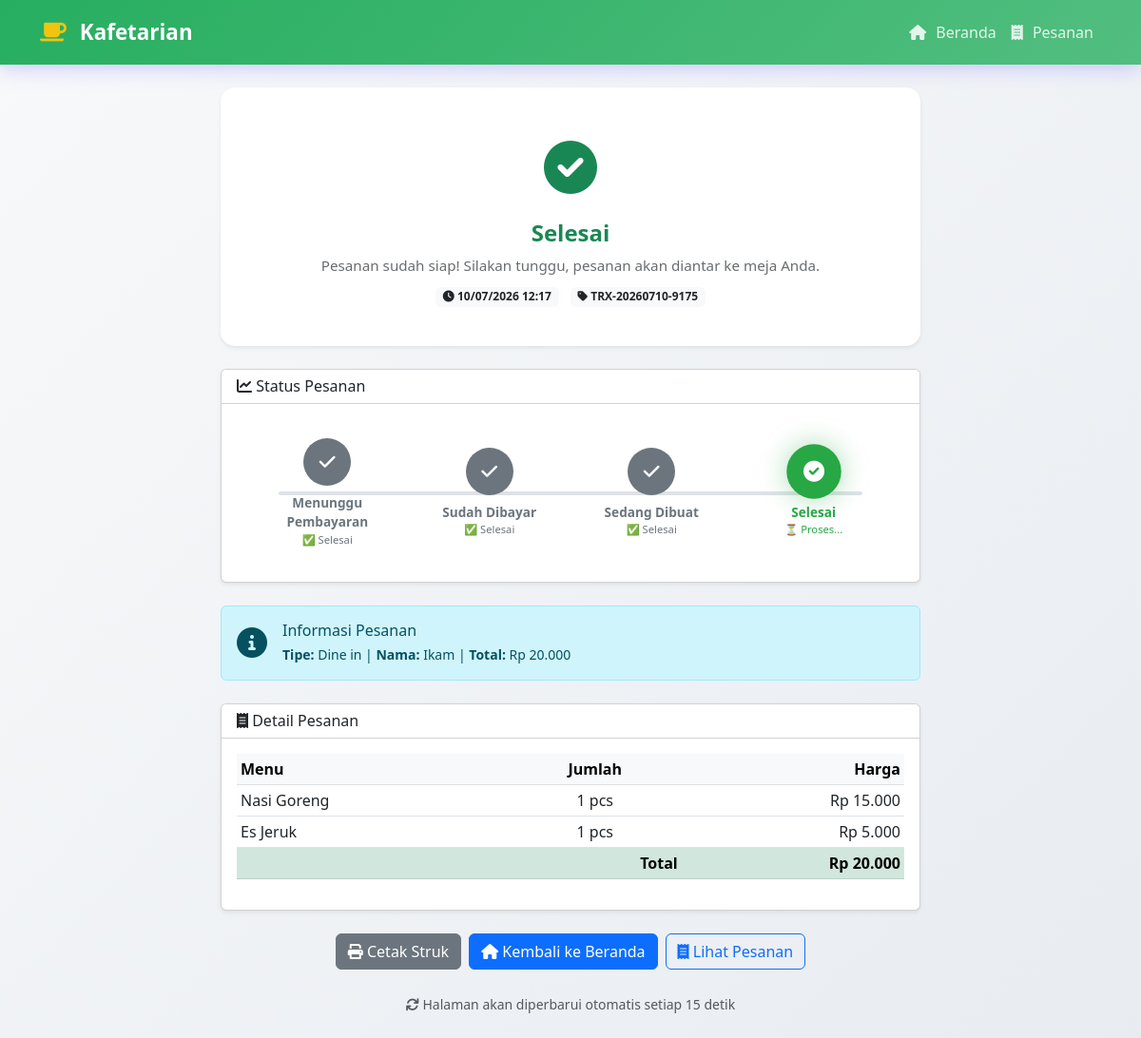
Page /konfirmasi.php?trx=TRX-20260710-9175 on the committed database.
### tables this page shows
CREATE TABLE `pesanan` (
  `id` int(11) NOT NULL,
  `trx_id` varchar(20) NOT NULL,
  `nama_pemesan` varchar(100) NOT NULL,
  `tipe` enum('dine-in','take-away') NOT NULL,
  `total_harga` decimal(10,2) NOT NULL,
  `status` enum('dikirim','dibayar','dibuat','selesai') DEFAULT 'dikirim',
  `created_at` timestamp NOT NULL DEFAULT current_timestamp()
);

CREATE TABLE `detail_pesanan` (
  `id` int(11) NOT NULL,
  `pesanan_id` int(11) DEFAULT NULL,
  `menu_id` int(11) DEFAULT NULL,
  `jumlah` int(11) NOT NULL,
  `subtotal` decimal(10,2) NOT NULL
);

CREATE TABLE `menu` (
  `id` int(11) NOT NULL,
  `nama` varchar(100) NOT NULL,
  `kategori` enum('makanan','minuman') NOT NULL,
  `harga` decimal(10,2) NOT NULL,
  `thumbnail` varchar(255) DEFAULT NULL,
  `created_at` timestamp NOT NULL DEFAULT current_timestamp()
);

### konfirmasi.php (the view, shortened to what this page needs)
<?php
require_once 'config/database.php';
$trx_id = $_GET['trx'] ?? '';
$stmt = $pdo->prepare("
    SELECT p.*,
           GROUP_CONCAT(CONCAT(m.nama, ' (', d.jumlah, ' pcs)') SEPARATOR ', ') as detail
    FROM pesanan p
    LEFT JOIN detail_pesanan d ON p.id = d.pesanan_id
    LEFT JOIN menu m ON d.menu_id = m.id
    WHERE p.trx_id = ?
    GROUP BY p.id
");
$stmt->execute([$trx_id]);
$pesanan = $stmt->fetch(PDO::FETCH_ASSOC);
$stmt = $pdo->prepare("
    SELECT m.nama, d.jumlah, d.subtotal
    FROM detail_pesanan d
    JOIN menu m ON d.menu_id = m.id
    WHERE d.pesanan_id = ?
");
$stmt->execute([$pesanan['id']]);
$items = $stmt->fetchAll(PDO::FETCH_ASSOC);
$currentStatus = $pesanan['status'];
$statuses = [
    'dikirim' => [
        'label' => 'Menunggu Pembayaran',
        'icon' => 'fa-clock',
        'color' => 'warning',
        'desc' => 'Silakan lanjutkan ke kasir untuk melakukan pembayaran.'
    ],
    'dibayar' => [
        'label' => 'Sudah Dibayar',
        'icon' => 'fa-money-bill',
        'color' => 'primary',
        'desc' => 'Pembayaran telah diterima. Pesanan sedang diproses oleh dapur.'
    ],
    'dibuat' => [
        'label' => 'Sedang Dibuat',
        'icon' => 'fa-utensils',
        'color' => 'warning',
        'desc' => 'Pesanan Anda sedang diproses oleh dapur. Mohon tunggu.'
    ],
    'selesai' => [
        'label' => 'Selesai',
        'icon' => 'fa-check-circle',
        'color' => 'success',
        'desc' => $pesanan['tipe'] == 'dine-in'
            ? 'Pesanan sudah siap! Silakan tunggu, pesanan akan diantar ke meja Anda.'
            : 'Pesanan sudah siap! Silakan ambil di kasir.'
    ]
];
$statusInfo = $statuses[$currentStatus] ?? $statuses['dikirim'];
$steps = [
    'dikirim' => ['label' => 'Menunggu Pembayaran', 'icon' => 'fa-clock'],
    'dibayar' => ['label' => 'Sudah Dibayar', 'icon' => 'fa-money-bill'],
    'dibuat' => ['label' => 'Sedang Dibuat', 'icon' => 'fa-utensils'],
    'selesai' => ['label' => 'Selesai', 'icon' => 'fa-check-circle']
];
$activeStep = array_search($currentStatus, array_keys($steps));
?>
<?php include 'includes/header.php'; ?>
<nav class="navbar navbar-expand-lg navbar-custom sticky-top">
    <div class="container">
        <a class="navbar-brand" href="index.php">
            <i class="fas fa-coffee"></i> <?php echo htmlspecialchars($settings['nama_toko'] ?? 'Kafetamin'); ?>
        </a>
        <div class="collapse navbar-collapse" id="navbarNav">
            <ul class="navbar-nav ms-auto align-items-center">
                <li class="nav-item"><a class="nav-link" href="index.php"><i class="fas fa-home"></i> Beranda</a></li>
                <li class="nav-item"><a class="nav-link" href="pesanan.php"><i class="fas fa-receipt"></i> Pesanan</a></li>
            </ul>
        </div>
    </div>
</nav>
<div class="container main-content py-4">
    <div class="row justify-content-center">
        <div class="col-lg-8 col-md-10">
            <div class="card status-card shadow-sm border-<?php echo $statusInfo['color']; ?> mb-4">
                <div class="card-body">
                    <div class="status-icon text-<?php echo $statusInfo['color']; ?>">
                        <i class="fas <?php echo $statusInfo['icon']; ?>"></i>
                    </div>
                    <div class="status-label text-<?php echo $statusInfo['color']; ?>">
                        <?php echo $statusInfo['label']; ?>
                    </div>
                    <p class="status-desc text-muted"><?php echo $statusInfo['desc']; ?></p>
                    <div class="mt-2">
                        <span class="badge bg-light text-dark">
                            <i class="fas fa-clock"></i>
                            <?php echo date('d/m/Y H:i', strtotime($pesanan['created_at'])); ?>
                        </span>
                        <span class="badge bg-light text-dark ms-2">
                            <i class="fas fa-tag"></i>
                            <?php echo htmlspecialchars($pesanan['trx_id']); ?>
                        </span>
                    </div>
                </div>
            </div>
            <div class="card shadow-sm mb-4">
                <div class="card-header bg-white">
                    <h6 class="mb-0"><i class="fas fa-chart-line"></i> Status Pesanan</h6>
                </div>
                <div class="card-body">
                    <div class="timeline-horizontal">
                        <?php
                        $stepIndex = 0;
                        foreach ($steps as $key => $step):
                            $isCompleted = $stepIndex < $activeStep;
                            $isCurrent = $stepIndex == $activeStep;
                            if ($isCompleted) {
                                $statusClass = 'completed';
                            } elseif ($isCurrent) {
                                $statusClass = 'active';
                            } else {
                                $statusClass = 'pending';
                            }
                            $icon = $isCompleted ? 'fa-check' : $step['icon'];
                        ?>
                            <div class="step">
                                <div class="step-icon <?php echo $statusClass; ?>">
                                    <i class="fas <?php echo $icon; ?>"></i>
                                </div>
                                <div class="step-info">
                                    <div class="step-label <?php echo $statusClass; ?>">
                                        <?php echo $step['label']; ?>
                                    </div>
                                    <div class="step-sub <?php echo $statusClass; ?>">
                                        <?php
                                        if ($isCompleted) echo '✅ Selesai';
                                        elseif ($isCurrent) echo '⏳ Proses...';
                                        else echo '⏰ Menunggu';
                                        ?>
                                    </div>
                                </div>
                            </div>
                        <?php
                            $stepIndex++;
                        endforeach;
                        ?>
                    </div>
                </div>
            </div>
            <div class="alert alert-info mb-4">
                <div class="d-flex align-items-center">
                    <i class="fas fa-info-circle fa-2x me-3"></i>
                    <div>
                        <h6 class="mb-1">Informasi Pesanan</h6>
                        <p class="mb-0 small">
                            <strong>Tipe:</strong> <?php echo ucfirst(str_replace('-', ' ', $pesanan['tipe'])); ?> |
                            <strong>Nama:</strong> <?php echo htmlspecialchars($pesanan['nama_pemesan']); ?> |
                            <strong>Total:</strong> Rp <?php echo number_format($pesanan['total_harga'], 0, ',', '.'); ?>
                        </p>
                    </div>
                </div>
            </div>
            <div class="card shadow-sm mb-4">
                <div class="card-header bg-white">
                    <h6 class="mb-0"><i class="fas fa-receipt"></i> Detail Pesanan</h6>
                </div>
                <div class="card-body">
                    <div class="table-responsive">
                        <table class="table table-sm">
                            <thead class="table-light">
                                <tr>
                                    <th>Menu</th>
                                    <th class="text-center">Jumlah</th>
                                    <th class="text-end">Harga</th>
                                </tr>
                            </thead>
                            <tbody>
                                <?php foreach ($items as $item): ?>
                                <tr>
                                    <td><?php echo htmlspecialchars($item['nama']); ?></td>
                                    <td class="text-center"><?php echo $item['jumlah']; ?> pcs</td>
                                    <td class="text-end">Rp <?php echo number_format($item['subtotal'], 0, ',', '.'); ?></td>
                                </tr>
                                <?php endforeach; ?>
                            </tbody>
                            <tfoot>
                                <tr class="table-success fw-bold">
                                    <td colspan="2" class="text-end">Total</td>
                                    <td class="text-end">Rp <?php echo number_format($pesanan['total_harga'], 0, ',', '.'); ?></td>
                                </tr>
                            </tfoot>
                        </table>
                    </div>
                </div>
            </div>
            <div class="d-flex gap-2 flex-wrap justify-content-center">
                <a href="print_struk.php?trx_id=<?php echo $pesanan['trx_id']; ?>" target="_blank" class="btn btn-secondary">
                    <i class="fas fa-print"></i> Cetak Struk
                </a>
                <a href="index.php" class="btn btn-primary">
                    <i class="fas fa-home"></i> Kembali ke Beranda
                </a>
                <a href="pesanan.php" class="btn btn-outline-primary">
                    <i class="fas fa-receipt"></i> Lihat Pesanan
                </a>
            </div>
            <div class="text-center mt-4">
                <small class="text-muted">
                    <i class="fas fa-sync fa-spin"></i>
                    Halaman akan diperbarui otomatis setiap 15 detik
                </small>
            </div>
        </div>
    </div>
</div>
<?php include 'includes/footer.php'; ?>

### assets/css/style.css (style rules this page uses)
:root { --primary: #6C63FF; --primary-dark: #5A52D5; --primary-light: #8B83FF; --primary-gradient: linear-gradient(135deg, #6C63FF 0%, #8B83FF 100%); --secondary: #FF6B6B; --secondary-light: #FF8A8A; --secondary-gradient: linear-gradient(135deg, #FF6B6B 0%, #FF8A8A 100%); --accent: #4ECDC4; --accent-light: #6EDDD5; --accent-gradient: linear-gradient(135deg, #4ECDC4 0%, #6EDDD5 100%); --warning: #FFD93D; --warning-light: #FFE566; --dark: #2D3436; --gray: #636E72; --gray-light: #DFE6E9; --white: #FFFFFF; --bg-light: #F8F9FA; --bg-gradient: linear-gradient(135deg, #F8F9FA 0%, #E8ECF1 100%); --card-shadow: 0 8px 32px rgba(108, 99, 255, 0.12); --card-shadow-hover: 0 12px 48px rgba(108, 99, 255, 0.2); --radius: 16px; --radius-sm: 10px; }
* { margin: 0; padding: 0; box-sizing: border-box; }
body { font-family: 'Segoe UI', Tahoma, Geneva, Verdana, sans-serif; background: var(--bg-gradient); min-height: 100vh; display: flex; flex-direction: column; color: var(--dark); }
.main-content { flex: 1; }
.navbar-custom { background: var(--primary-gradient) !important; box-shadow: 0 4px 20px rgba(108, 99, 255, 0.3); padding: 12px 0; }
.navbar-custom .navbar-brand { color: white !important; font-weight: 700; font-size: 1.4rem; }
.navbar-custom .navbar-brand i { color: var(--warning); margin-right: 8px; }
.navbar-custom .nav-link { color: rgba(255,255,255,0.85) !important; font-weight: 500; transition: all 0.3s; padding: 8px 16px; border-radius: 8px; }
.navbar-custom .nav-link i { margin-right: 6px; }

### assets/css/themes.css (style rules this page uses)
body.theme-hijau { --primary: #27AE60; --primary-dark: #1E8449; --primary-light: #52BE80; --primary-gradient: linear-gradient(135deg, #27AE60 0%, #52BE80 100%); --secondary: #F39C12; --accent: #3498DB; --warning: #F1C40F; }
body.theme-hijau .navbar-custom { background: linear-gradient(135deg, #27AE60 0%, #52BE80 100%) !important; }

### konfirmasi.php (style rules this page uses)
.timeline-horizontal { display: flex; justify-content: space-between; align-items: center; position: relative; padding: 20px 0; margin: 0 10px; }
.timeline-horizontal::before { content: ''; position: absolute; top: 50%; left: 5%; right: 5%; height: 4px; background: #dee2e6; transform: translateY(-50%); z-index: 0; border-radius: 2px; }
.timeline-horizontal .step { display: flex; flex-direction: column; align-items: center; position: relative; z-index: 1; flex: 1; }
.timeline-horizontal .step .step-icon { width: 50px; height: 50px; border-radius: 50%; display: flex; align-items: center; justify-content: center; font-size: 1.2rem; color: white; transition: all 0.5s ease; margin-bottom: 8px; position: relative; }
.timeline-horizontal .step .step-icon.completed { background: #6c757d !important; }
.timeline-horizontal .step .step-icon.active { background: #28a745 !important; transform: scale(1.15); box-shadow: 0 0 25px rgba(40, 167, 69, 0.4); animation: pulse-green 1.5s ease-in-out infinite; }
.timeline-horizontal .step .step-label { font-size: 0.85rem; font-weight: 600; text-align: center; transition: all 0.3s ease; max-width: 120px; }
.timeline-horizontal .step .step-label.completed { color: #6c757d; }
.timeline-horizontal .step .step-label.active { color: #28a745; }
.timeline-horizontal .step .step-sub { font-size: 0.7rem; color: #adb5bd; text-align: center; }
.timeline-horizontal .step .step-sub.active { color: #28a745; font-weight: 500; }
.timeline-horizontal .step .step-sub.completed { color: #6c757d; }
.status-card { border-radius: 15px; padding: 25px; text-align: center; border: none; transition: all 0.3s ease; }
.status-card .status-icon { font-size: 3.5rem; margin-bottom: 10px; }
.status-card .status-label { font-size: 1.5rem; font-weight: bold; margin-bottom: 5px; }
.status-card .status-desc { font-size: 0.95rem; opacity: 0.9; margin-bottom: 0; }

### rows in the picture
pesanan: tipe+status "Selesai", tipe+status "Pesanan sudah siap! Silakan tunggu, pesanan akan diantar ke meja Anda.", created_at "10/07/2026 12:17", trx "TRX-20260710-9175", tipe "Dine in", nama_pemesan "Ikam", total_harga "20.000"
detail_pesanan: menu.nama "Nasi Goreng", jumlah "1", subtotal "15.000"
detail_pesanan: menu.nama "Es Jeruk", jumlah "1", subtotal "5.000"

### other values in the picture
$settings['nama_toko'] "Kafetarian"
$step['label'] "Menunggu Pembayaran"
$step['label'] "Sudah Dibayar"
$step['label'] "Sedang Dibuat"
$step['label'] "Selesai"
